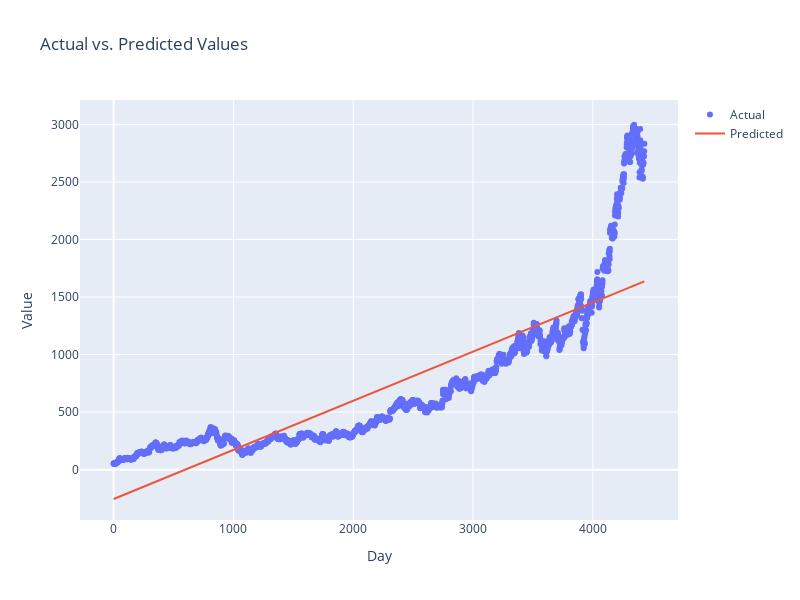

Write notebook code for a chart like this one.
### Code cell
trace0 = go.Scatter(
    x=X_train.T[0],
    y=y_train,
    mode='markers',
    name='Actual'
)

trace1 = go.Scatter(
    x=X_train.T[0],
    y=model.predict(X_train).T,
    mode='lines',
    name='Predicted'
)
fig = go.Figure(data=[trace0, trace1])
fig.update_layout(
    title='Actual vs. Predicted Values',
    xaxis=dict(title='Day'),
    yaxis=dict(title='Value'),
    width=800,  
    height=600 
)
iplot(fig)

### Figure 1 — Plotly figure (JSON) as saved in the notebook; plotly's stock layout.template omitted (floating-point values rounded to 4 significant figures; data arrays with more than 128 entries replaced by an {"elided": "..."} marker saying what was removed)
{"data": [{"mode": "markers", "name": "Actual", "type": "scatter", "x": {"elided": "3101 int values"}, "y": {"elided": "3101 float values"}}, {"mode": "lines", "name": "Predicted", "type": "scatter", "x": {"elided": "3101 int values"}, "y": {"elided": "3101 float values"}}], "layout": {"height": 600, "title": {"text": "Actual vs. Predicted Values"}, "width": 800, "xaxis": {"autorange": true, "range": [-281.1, 4711.0], "title": {"text": "Day"}, "type": "linear"}, "yaxis": {"autorange": true, "range": [-437.6, 3212.0], "title": {"text": "Value"}, "type": "linear"}}}
